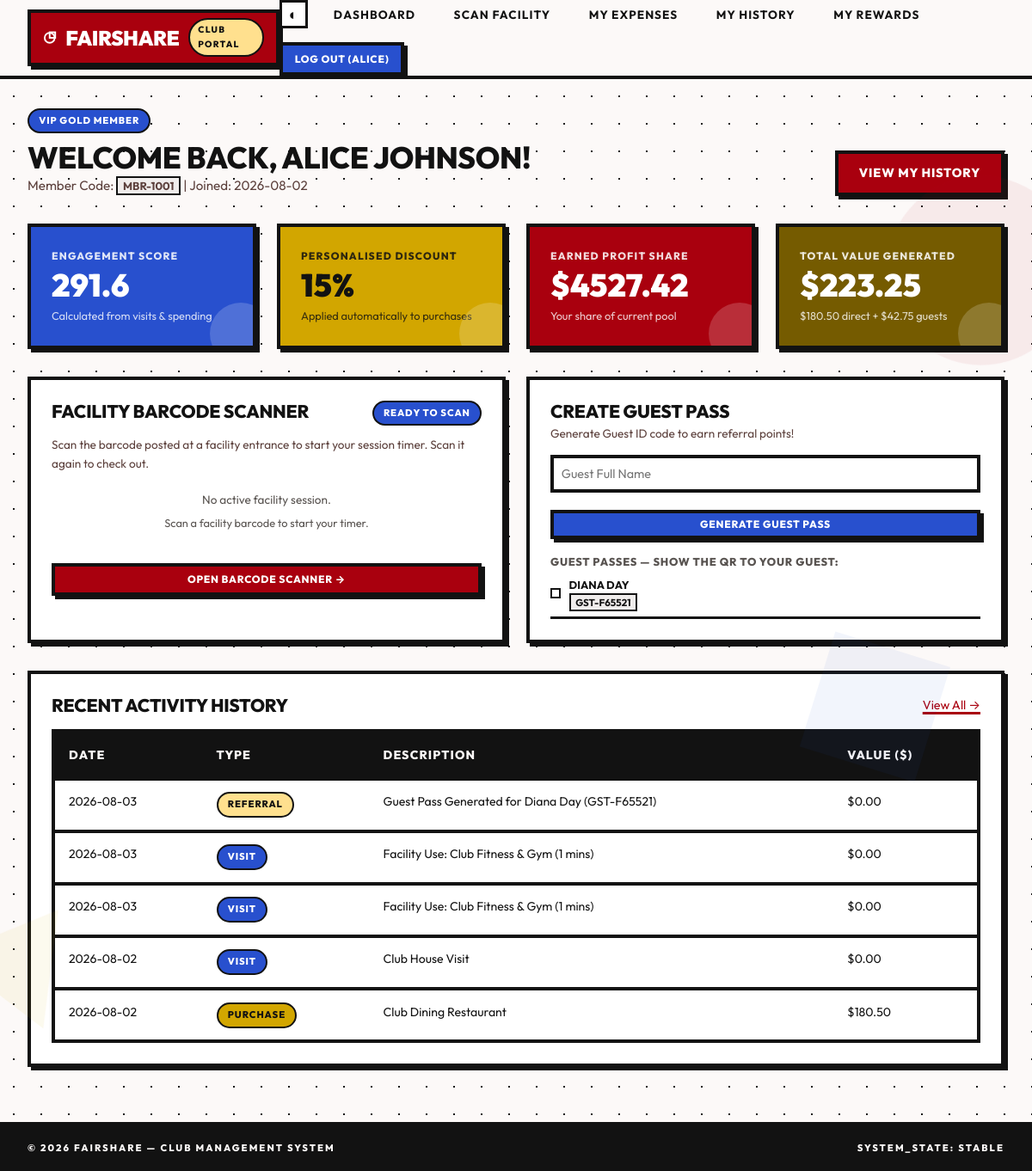
Before: /member/dashboard (signed in) with the older database file.
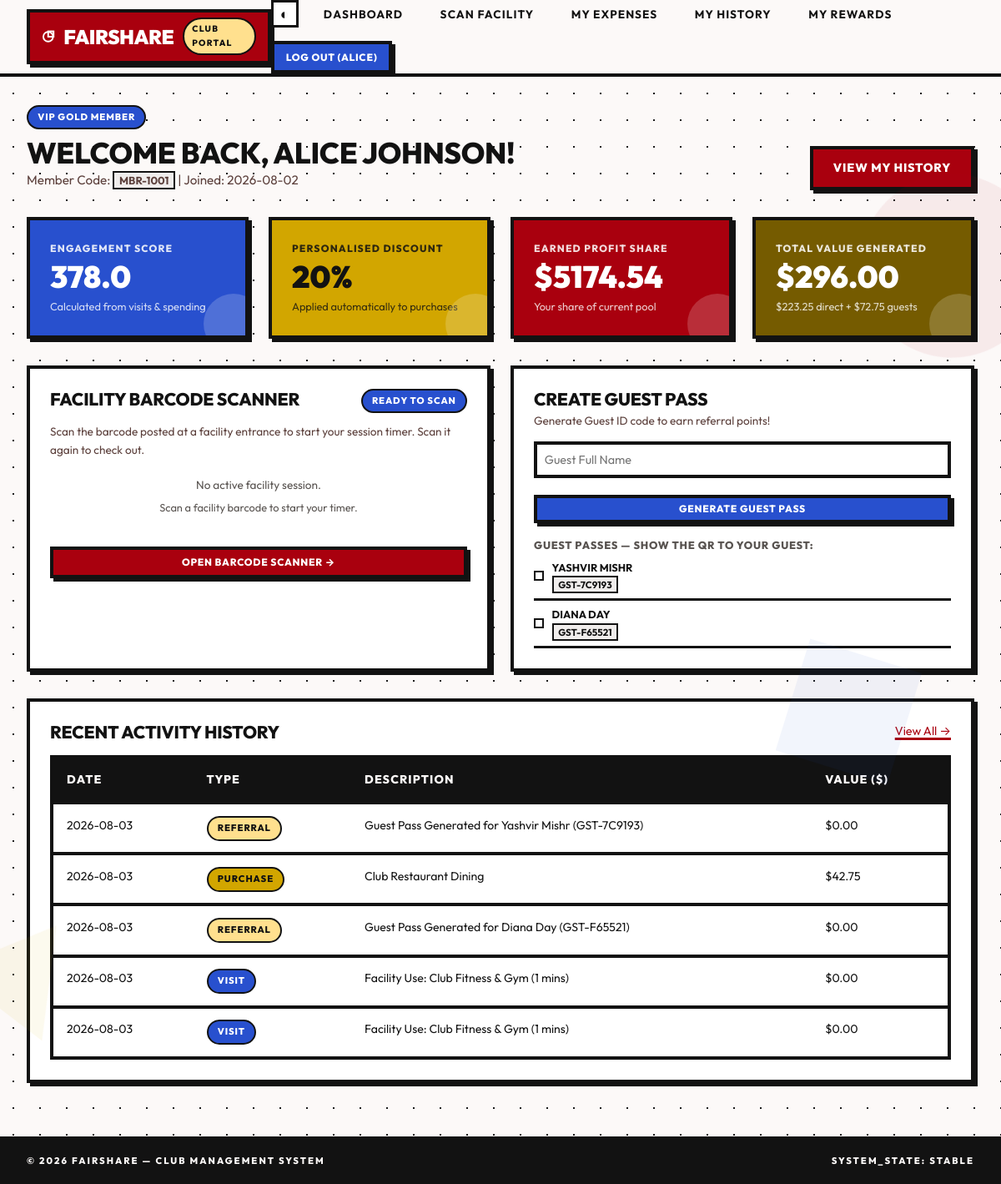
After: the same page with the newer database file.
### tables this page shows
CREATE TABLE rewards (
            id INTEGER PRIMARY KEY AUTOINCREMENT,
            member_id INTEGER NOT NULL,
            engagement_score REAL DEFAULT 0.0,
            discount_percentage REAL DEFAULT 0.0,
            earned_profit_share REAL DEFAULT 0.0,
            redemption_code TEXT UNIQUE NOT NULL,
            status TEXT DEFAULT 'active' CHECK(status IN ('active', 'redeemed')),
            created_at TIMESTAMP DEFAULT CURRENT_TIMESTAMP,
            FOREIGN KEY (member_id) REFERENCES members (id) ON DELETE CASCADE
        );

CREATE TABLE guest_ids (
            id INTEGER PRIMARY KEY AUTOINCREMENT,
            guest_code TEXT UNIQUE NOT NULL,
            guest_name TEXT NOT NULL,
            host_member_id INTEGER NOT NULL,
            created_at TIMESTAMP DEFAULT CURRENT_TIMESTAMP,
            FOREIGN KEY (host_member_id) REFERENCES members (id) ON DELETE CASCADE
        );

CREATE TABLE activities (
            id INTEGER PRIMARY KEY AUTOINCREMENT,
            member_id INTEGER NOT NULL,
            activity_type TEXT NOT NULL CHECK(activity_type IN ('visit', 'purchase', 'referral', 'facility')),
            service_name TEXT NOT NULL,
            transaction_value REAL DEFAULT 0.0,
            guest_count INTEGER DEFAULT 0,
            created_at TIMESTAMP DEFAULT CURRENT_TIMESTAMP,
            FOREIGN KEY (member_id) REFERENCES members (id) ON DELETE CASCADE
        );

### main.py (the view)
@app.route('/member/dashboard')
@login_required
def member_dashboard():
    conn = get_db()
    cursor = conn.cursor()
    cursor.execute("SELECT * FROM members WHERE user_id = ?", (session['user_id'],))
    member = cursor.fetchone()
    if not member:
        conn.close()
        flash('Member profile not found.', 'danger')
        return redirect(url_for('index'))
    rewards = EngagementEngine.update_member_rewards(member['id'])
    cursor.execute('''
        SELECT activity_type, service_name, transaction_value, guest_count, created_at
        FROM activities WHERE member_id = ? ORDER BY created_at DESC LIMIT 5
    ''', (member['id'],))
    recent_activities = cursor.fetchall()
    cursor.execute('''
        SELECT * FROM facility_checkins WHERE member_id = ? AND guest_id IS NULL AND status = 'active'
    ''', (member['id'],))
    active_checkin = cursor.fetchone()
    cursor.execute("SELECT * FROM guest_ids WHERE host_member_id = ? ORDER BY created_at DESC", (member['id'],))
    guests = cursor.fetchall()
    conn.close()
    return render_template('member/dashboard.html', member=member, rewards=rewards,
                           recent_activities=recent_activities, active_checkin=active_checkin, guests=guests)

### database.py (called while the page is built)
def get_db():
    db_path = Config.DATABASE
    os.makedirs(os.path.dirname(db_path), exist_ok=True)
    conn = sqlite3.connect(db_path)
    conn.row_factory = sqlite3.Row
    conn.execute("PRAGMA foreign_keys = ON;")
    return conn

### main.py (called while the page is built)
@app.after_request
def add_header(response):
    if app.debug:
        response.headers['Cache-Control'] = 'no-cache, no-store, must-revalidate'
    else:
        response.headers['Cache-Control'] = 'public, max-age=3600'
    return response

def login_required(f):
    @functools.wraps(f)
    def decorated_function(*args, **kwargs):
        if 'user_id' not in session:
            flash('Please log in to access this page.', 'warning')
            return redirect(url_for('login'))
        return f(*args, **kwargs)
    return decorated_function

### models.py (called while the page is built)
    @staticmethod
    def get_settings():
        conn = get_db()
        cursor = conn.cursor()
        cursor.execute("SELECT * FROM reward_settings ORDER BY id DESC LIMIT 1")
        settings = cursor.fetchone()
        conn.close()
        return settings

### templates/member/dashboard.html (shortened to what the changed rows need)
{% extends "base.html" %}
{% block content %}
<div style="display: flex; justify-content: space-between; align-items: flex-end; margin-bottom: 2rem;">
  <div>
    <h1 style="font-size: 2.2rem;">Welcome back, {{ member.full_name }}!</h1>
  </div>
</div>
<div class="grid grid-cols-4" style="margin-bottom: 2rem;">
  <div class="card stat-card blue">
    <span class="stat-label">Engagement Score</span>
    <span class="stat-value">{{ "%.1f"|format(rewards.engagement_score) }}</span>
    <span class="stat-desc">Calculated from visits & spending</span>
  </div>
  <div class="card stat-card emerald">
    <span class="stat-label">Personalised Discount</span>
    <span class="stat-value">{{ "%.0f"|format(rewards.discount_percentage) }}%</span>
    <span class="stat-desc">Applied automatically to purchases</span>
  </div>
  <div class="card stat-card red">
    <span class="stat-label">Earned Profit Share</span>
    <span class="stat-value">${{ "%.2f"|format(rewards.earned_profit_share) }}</span>
    <span class="stat-desc">Your share of current pool</span>
  </div>
  <div class="card stat-card purple">
    <span class="stat-label">Total Value Generated</span>
    <span class="stat-value">${{ "%.2f"|format(rewards.details.total_spending) }}</span>
    <span class="stat-desc">${{ "%.2f"|format(rewards.details.direct_spending) }} direct + ${{ "%.2f"|format(rewards.details.guest_spending) }} guests</span>
  </div>
</div>
<div class="grid grid-cols-2" style="gap: 1.5rem; margin-bottom: 2rem;">
  <div class="card">
    {% if guests %}
      <div style="margin-top: 1rem; max-height: 170px; overflow-y: auto; font-size: 0.8rem;">
        {% for g in guests[:3] %}
          <div style="display: flex; align-items: center; gap: 0.6rem; border-bottom: 3px solid var(--ink); padding: 0.4rem 0;">
            <div class="guest-pass-qr"><div data-qr="{{ g.guest_code }}" data-qr-width="52"></div></div>
            <div style="flex: 1;">
              <p style="font-weight: 700; text-transform: uppercase;">{{ g.guest_name }}</p>
              <code style="color: var(--ink); font-size: 0.72rem;">{{ g.guest_code }}</code>
            </div>
          </div>
        {% endfor %}
      </div>
    {% endif %}
  </div>
</div>
<div class="card">
  <div class="table-container">
    <table class="table">
      <thead>
        <tr>
          <th>Date</th>
          <th>Type</th>
          <th>Description</th>
          <th>Value ($)</th>
        </tr>
      </thead>
      <tbody>
        {% for act in recent_activities %}
          <tr>
            <td>{{ act.created_at[:10] }}</td>
            <td>
              {% if act.activity_type == 'visit' %}
                <span class="badge badge-blue">Visit</span>
              {% elif act.activity_type == 'purchase' %}
                <span class="badge badge-emerald">Purchase</span>
              {% elif act.activity_type == 'referral' %}
                <span class="badge badge-amber">Referral</span>
              {% else %}
                <span class="badge badge-purple">Facility</span>
              {% endif %}
            </td>
            <td>{{ act.service_name }}</td>
            <td>${{ "%.2f"|format(act.transaction_value) }}</td>
          </tr>
        {% else %}
          <tr>
            <td colspan="4" style="text-align: center; color: var(--text-muted);">No activity logged yet.</td>
          </tr>
        {% endfor %}
      </tbody>
    </table>
  </div>
</div>
{% endblock %}

Changed rows visible on the page:
no longer on this page (row unchanged): activities: created_at "2026-08-02", activity_type "VISIT", service_name "Club House Visit", transaction_value "0.00"
no longer on this page (row unchanged): activities: created_at "2026-08-02", activity_type "PURCHASE", service_name "Club Dining Restaurant", transaction_value "180.50"
changed rewards: engagement_score "291.6" → "378.0"; discount_percentage "15" → "20"; earned_profit_share "4527.42" → "5174.54"
added guest_ids: guest_name "YASHVIR MISHR", guest_code "GST-7C9193"
added activities: created_at "2026-08-03", activity_type "REFERRAL", service_name "Guest Pass Generated for Yashvir Mishr (GST-7C9193)", transaction_value "0.00"
added activities: created_at "2026-08-03", activity_type "PURCHASE", service_name "Club Restaurant Dining", transaction_value "42.75"
Other visible differences:
{{ "%.2f"|format(rewards.details.total_spending) }}: "223.25" → "296.00"
{{ "%.2f"|format(rewards.details.direct_spending) }}: "180.50" → "223.25"
{{ "%.2f"|format(rewards.details.guest_spending) }}: "42.75" → "72.75"
